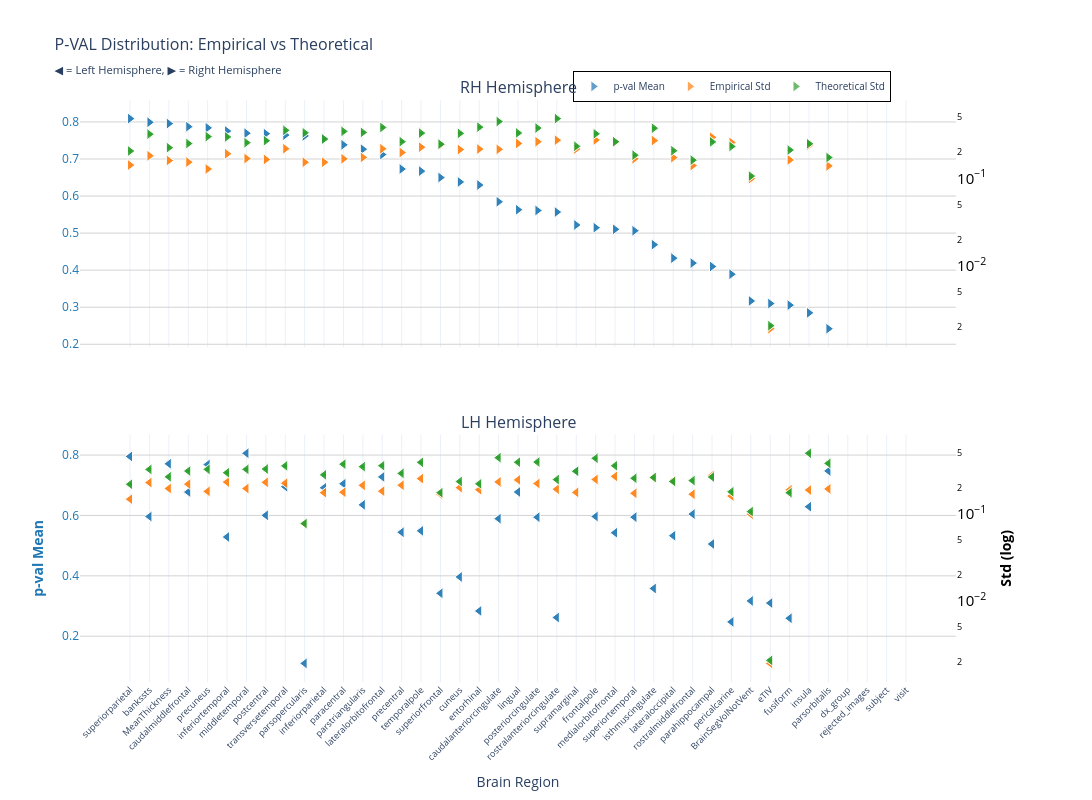
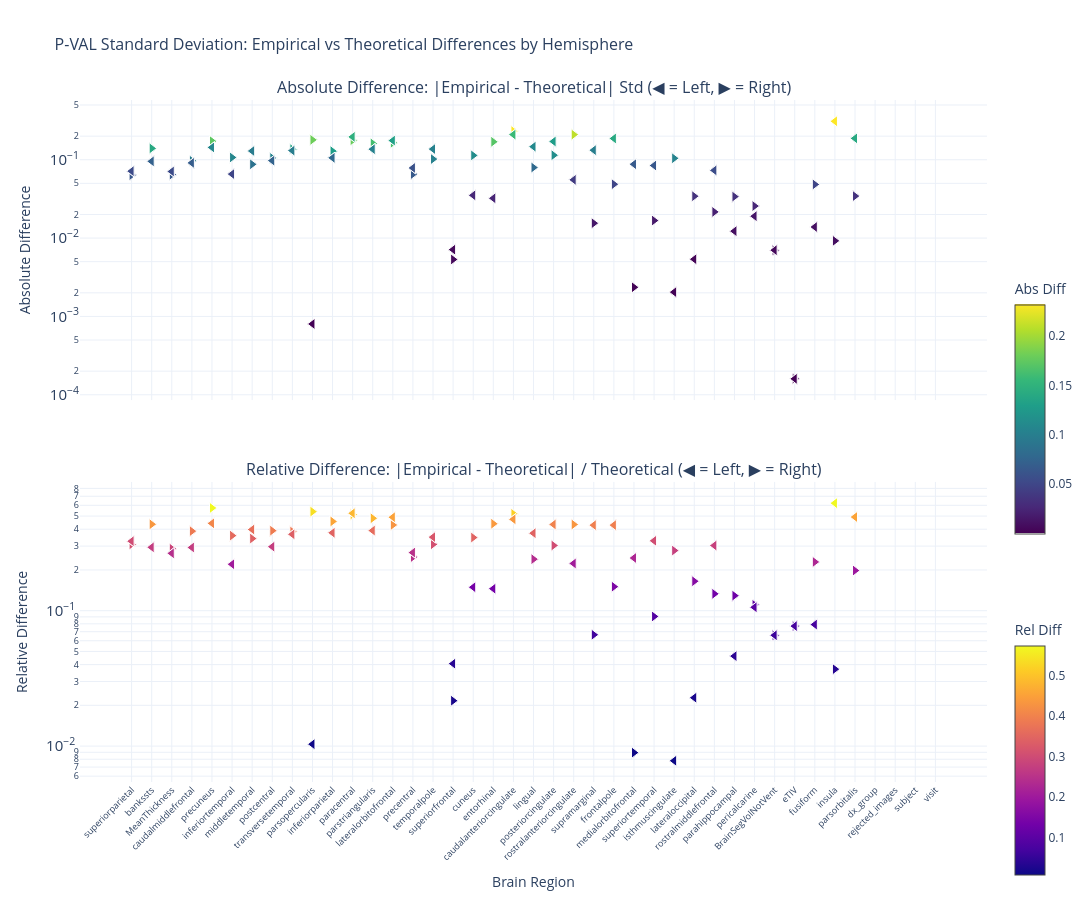

Here is the notebook cell these charts were saved with, in order:
### Markdown cell above
### p-value

### Code cell
nu_nav = df_npvr[(df_npvr["study"] == "longitudinal") & (df_npvr["group"] == "HC-PD")]
data_path = stats_dir / f"student_longitudinal_{METRIC}.parquet"
df, stats = get_test_stats(
    data_path, stat_functions_F, nu_nav, hemisphere=True, study="longitudinal"
)
show_figure(
    stats, hemisphere=True, stat_name="p-val", study="longitudinal", metric=METRIC
)

### Figure 1 — Plotly figure (JSON) as saved in the notebook; plotly's stock layout.template omitted (floating-point values rounded to 4 significant figures)
{"data": [{"hovertemplate": "<b>%{x}</b><br>Mean p-val: %{y:.2f}<br><extra></extra>", "legendgroup": "mean", "marker": {"color": "#1f77b4", "line": {"color": "white", "width": 1}, "opacity": 0.7, "size": 10, "symbol": "triangle-right"}, "mode": "markers", "name": "p-val Mean", "showlegend": true, "type": "scatter", "x": ["superiorparietal", "superiorparietal", "bankssts", "bankssts", "MeanThickness", "MeanThickness", "caudalmiddlefrontal", "caudalmiddlefrontal", "precuneus", "precuneus", "inferiortemporal", "inferiortemporal", "middletemporal", "middletemporal", "postcentral", "postcentral", "transversetemporal", "transversetemporal", "parsopercularis", "parsopercularis", "inferiorparietal", "inferiorparietal", "paracentral", "paracentral", "parstriangularis", "parstriangularis", "lateralorbitofrontal", "lateralorbitofrontal", "precentral", "precentral", "temporalpole", "temporalpole", "superiorfrontal", "superiorfrontal", "cuneus", "cuneus", "entorhinal", "entorhinal", "caudalanteriorcingulate", "caudalanteriorcingulate", "lingual", "lingual", "posteriorcingulate", "posteriorcingulate", "rostralanteriorcingulate", "rostralanteriorcingulate", "supramarginal", "supramarginal", "frontalpole", "frontalpole", "medialorbitofrontal", "medialorbitofrontal", "superiortemporal", "superiortemporal", "isthmuscingulate", "isthmuscingulate", "lateraloccipital", "lateraloccipital", "rostralmiddlefrontal", "rostralmiddlefrontal", "parahippocampal", "parahippocampal", "pericalcarine", "pericalcarine", "BrainSegVolNotVent", "BrainSegVolNotVent", "eTIV", "eTIV", "fusiform", "fusiform", "insula", "insula", "parsorbitalis", "parsorbitalis", "dx_group", "rejected_images", "subject", "visit"], "xaxis": "x", "y": [0.809, 0.809, 0.7992, 0.7992, 0.7956, 0.7956, 0.7872, 0.7872, 0.784, 0.784, 0.7755, 0.7755, 0.7696, 0.7696, 0.7684, 0.7684, 0.7646, 0.7646, 0.7623, 0.7623, 0.7548, 0.7548, 0.7382, 0.7382, 0.7265, 0.7265, 0.7121, 0.7121, 0.673, 0.673, 0.6673, 0.6673, 0.6499, 0.6499, 0.638, 0.638, 0.6298, 0.6298, 0.5846, 0.5846, 0.563, 0.563, 0.5611, 0.5611, 0.5567, 0.5567, 0.522, 0.522, 0.5147, 0.5147, 0.5101, 0.5101, 0.5064, 0.5064, 0.4689, 0.4689, 0.4325, 0.4325, 0.419, 0.419, 0.4099, 0.4099, 0.3891, 0.3891, 0.3169, 0.3169, 0.3098, 0.3098, 0.3056, 0.3056, 0.2848, 0.2848, 0.2419, 0.2419, NaN, NaN, NaN, NaN], "yaxis": "y"}, {"hovertemplate": "<b>%{x}</b><br>Empirical Std: %{y:.3f}<br><extra></extra>", "legendgroup": "empirical", "marker": {"color": "#ff7f0e", "line": {"color": "white", "width": 1}, "opacity": 0.7, "size": 10, "symbol": "triangle-right"}, "mode": "markers", "name": "Empirical Std", "showlegend": true, "type": "scatter", "x": ["superiorparietal", "superiorparietal", "bankssts", "bankssts", "MeanThickness", "MeanThickness", "caudalmiddlefrontal", "caudalmiddlefrontal", "precuneus", "precuneus", "inferiortemporal", "inferiortemporal", "middletemporal", "middletemporal", "postcentral", "postcentral", "transversetemporal", "transversetemporal", "parsopercularis", "parsopercularis", "inferiorparietal", "inferiorparietal", "paracentral", "paracentral", "parstriangularis", "parstriangularis", "lateralorbitofrontal", "lateralorbitofrontal", "precentral", "precentral", "temporalpole", "temporalpole", "superiorfrontal", "superiorfrontal", "cuneus", "cuneus", "entorhinal", "entorhinal", "caudalanteriorcingulate", "caudalanteriorcingulate", "lingual", "lingual", "posteriorcingulate", "posteriorcingulate", "rostralanteriorcingulate", "rostralanteriorcingulate", "supramarginal", "supramarginal", "frontalpole", "frontalpole", "medialorbitofrontal", "medialorbitofrontal", "superiortemporal", "superiortemporal", "isthmuscingulate", "isthmuscingulate", "lateraloccipital", "lateraloccipital", "rostralmiddlefrontal", "rostralmiddlefrontal", "parahippocampal", "parahippocampal", "pericalcarine", "pericalcarine", "BrainSegVolNotVent", "BrainSegVolNotVent", "eTIV", "eTIV", "fusiform", "fusiform", "insula", "insula", "parsorbitalis", "parsorbitalis", "dx_group", "rejected_images", "subject", "visit"], "xaxis": "x", "y": [0.1422, 0.1422, 0.1815, 0.1815, 0.1603, 0.1603, 0.1537, 0.1537, 0.1282, 0.1282, 0.1913, 0.1913, 0.1689, 0.1689, 0.1648, 0.1648, 0.2187, 0.2187, 0.1532, 0.1532, 0.1533, 0.1533, 0.1677, 0.1677, 0.1741, 0.1741, 0.2183, 0.2183, 0.1978, 0.1978, 0.2278, 0.2278, 0.2412, 0.2412, 0.2139, 0.2139, 0.2167, 0.2167, 0.2151, 0.2151, 0.2516, 0.2516, 0.2627, 0.2627, 0.2738, 0.2738, 0.2176, 0.2176, 0.2751, 0.2751, 0.2609, 0.2609, 0.1679, 0.1679, 0.271, 0.271, 0.1731, 0.1731, 0.1404, 0.1404, 0.2957, 0.2957, 0.2578, 0.2578, 0.09936, 0.09936, 0.001915, 0.001915, 0.1629, 0.1629, 0.2401, 0.2401, 0.1391, 0.1391, NaN, NaN, NaN, NaN], "yaxis": "y2"}, {"error_y": {"array": [0.00409, 0.00409, 0.006382, 0.006382, 0.004468, 0.004468, 0.004981, 0.004981, 0.005978, 0.005978, 0.005926, 0.005926, 0.005092, 0.005092, 0.005368, 0.005368, 0.007055, 0.007055, 0.006607, 0.006607, 0.005602, 0.005602, 0.006862, 0.006862, 0.006671, 0.006671, 0.007608, 0.007608, 0.005232, 0.005232, 0.006553, 0.006553, 0.004898, 0.004898, 0.006507, 0.006507, 0.007673, 0.007673, 0.008882, 0.008882, 0.00658, 0.00658, 0.007489, 0.007489, 0.009599, 0.009599, 0.004632, 0.004632, 0.006434, 0.006434, 0.00523, 0.00523, 0.003669, 0.003669, 0.007459, 0.007459, 0.00412, 0.00412, 0.003219, 0.003219, 0.005203, 0.005203, 0.004612, 0.004612, 0.002114, 0.002114, 4.122e-05, 4.122e-05, 0.004198, 0.004198, 0.004953, 0.004953, 0.003447, 0.003447, NaN, NaN, NaN, NaN], "arrayminus": [0.004009, 0.004009, 0.006255, 0.006255, 0.00438, 0.00438, 0.004882, 0.004882, 0.005859, 0.005859, 0.005808, 0.005808, 0.004991, 0.004991, 0.005261, 0.005261, 0.006915, 0.006915, 0.006475, 0.006475, 0.005491, 0.005491, 0.006726, 0.006726, 0.006538, 0.006538, 0.007457, 0.007457, 0.005128, 0.005128, 0.006423, 0.006423, 0.0048, 0.0048, 0.006378, 0.006378, 0.007521, 0.007521, 0.008706, 0.008706, 0.00645, 0.00645, 0.007341, 0.007341, 0.009409, 0.009409, 0.00454, 0.00454, 0.006306, 0.006306, 0.005126, 0.005126, 0.003597, 0.003597, 0.007311, 0.007311, 0.004038, 0.004038, 0.003155, 0.003155, 0.0051, 0.0051, 0.004521, 0.004521, 0.002072, 0.002072, 4.04e-05, 4.04e-05, 0.004114, 0.004114, 0.004855, 0.004855, 0.003379, 0.003379, NaN, NaN, NaN, NaN], "color": "#2ca02c", "thickness": 1, "type": "data", "visible": true, "width": 2}, "hovertemplate": "<b>%{x}</b><br>Theoretical Std: %{y:.3f}<br><extra></extra>", "legendgroup": "theoretical", "marker": {"color": "#2ca02c", "line": {"color": "white", "width": 1}, "opacity": 0.7, "size": 10, "symbol": "triangle-right"}, "mode": "markers", "name": "Theoretical Std", "showlegend": true, "type": "scatter", "x": ["superiorparietal", "superiorparietal", "bankssts", "bankssts", "MeanThickness", "MeanThickness", "caudalmiddlefrontal", "caudalmiddlefrontal", "precuneus", "precuneus", "inferiortemporal", "inferiortemporal", "middletemporal", "middletemporal", "postcentral", "postcentral", "transversetemporal", "transversetemporal", "parsopercularis", "parsopercularis", "inferiorparietal", "inferiorparietal", "paracentral", "paracentral", "parstriangularis", "parstriangularis", "lateralorbitofrontal", "lateralorbitofrontal", "precentral", "precentral", "temporalpole", "temporalpole", "superiorfrontal", "superiorfrontal", "cuneus", "cuneus", "entorhinal", "entorhinal", "caudalanteriorcingulate", "caudalanteriorcingulate", "lingual", "lingual", "posteriorcingulate", "posteriorcingulate", "rostralanteriorcingulate", "rostralanteriorcingulate", "supramarginal", "supramarginal", "frontalpole", "frontalpole", "medialorbitofrontal", "medialorbitofrontal", "superiortemporal", "superiortemporal", "isthmuscingulate", "isthmuscingulate", "lateraloccipital", "lateraloccipital", "rostralmiddlefrontal", "rostralmiddlefrontal", "parahippocampal", "parahippocampal", "pericalcarine", "pericalcarine", "BrainSegVolNotVent", "BrainSegVolNotVent", "eTIV", "eTIV", "fusiform", "fusiform", "insula", "insula", "parsorbitalis", "parsorbitalis", "dx_group", "rejected_images", "subject", "visit"], "xaxis": "x", "y": [0.2058, 0.2058, 0.3212, 0.3212, 0.2249, 0.2249, 0.2507, 0.2507, 0.3008, 0.3008, 0.2982, 0.2982, 0.2563, 0.2563, 0.2702, 0.2702, 0.3551, 0.3551, 0.3325, 0.3325, 0.2819, 0.2819, 0.3454, 0.3454, 0.3357, 0.3357, 0.3829, 0.3829, 0.2633, 0.2633, 0.3298, 0.3298, 0.2465, 0.2465, 0.3275, 0.3275, 0.3862, 0.3862, 0.447, 0.447, 0.3312, 0.3312, 0.3769, 0.3769, 0.4831, 0.4831, 0.2331, 0.2331, 0.3238, 0.3238, 0.2632, 0.2632, 0.1847, 0.1847, 0.3754, 0.3754, 0.2074, 0.2074, 0.162, 0.162, 0.2619, 0.2619, 0.2321, 0.2321, 0.1064, 0.1064, 0.002075, 0.002075, 0.2113, 0.2113, 0.2493, 0.2493, 0.1735, 0.1735, NaN, NaN, NaN, NaN], "yaxis": "y2"}, {"hovertemplate": "<b>%{x}</b><br>Mean p-val: %{y:.2f}<br><extra></extra>", "legendgroup": "mean", "marker": {"color": "#1f77b4", "line": {"color": "white", "width": 1}, "opacity": 0.7, "size": 10, "symbol": "triangle-left"}, "mode": "markers", "name": "p-val Mean", "showlegend": false, "type": "scatter", "x": ["middletemporal", "middletemporal", "superiorparietal", "superiorparietal", "MeanThickness", "MeanThickness", "precuneus", "precuneus", "parsorbitalis", "parsorbitalis", "supramarginal", "supramarginal", "lateralorbitofrontal", "lateralorbitofrontal", "paracentral", "paracentral", "transversetemporal", "transversetemporal", "inferiorparietal", "inferiorparietal", "lingual", "lingual", "caudalmiddlefrontal", "caudalmiddlefrontal", "parstriangularis", "parstriangularis", "insula", "insula", "rostralmiddlefrontal", "rostralmiddlefrontal", "postcentral", "postcentral", "frontalpole", "frontalpole", "bankssts", "bankssts", "superiortemporal", "superiortemporal", "posteriorcingulate", "posteriorcingulate", "caudalanteriorcingulate", "caudalanteriorcingulate", "temporalpole", "temporalpole", "precentral", "precentral", "medialorbitofrontal", "medialorbitofrontal", "lateraloccipital", "lateraloccipital", "inferiortemporal", "inferiortemporal", "parahippocampal", "parahippocampal", "cuneus", "cuneus", "isthmuscingulate", "isthmuscingulate", "superiorfrontal", "superiorfrontal", "BrainSegVolNotVent", "BrainSegVolNotVent", "eTIV", "eTIV", "entorhinal", "entorhinal", "rostralanteriorcingulate", "rostralanteriorcingulate", "fusiform", "fusiform", "pericalcarine", "pericalcarine", "parsopercularis", "parsopercularis", "dx_group", "rejected_images", "subject", "visit"], "xaxis": "x2", "y": [0.806, 0.806, 0.7954, 0.7954, 0.7711, 0.7711, 0.7686, 0.7686, 0.7474, 0.7474, 0.7468, 0.7468, 0.7277, 0.7277, 0.7049, 0.7049, 0.6952, 0.6952, 0.6916, 0.6916, 0.6777, 0.6777, 0.6775, 0.6775, 0.6351, 0.6351, 0.629, 0.629, 0.6045, 0.6045, 0.6003, 0.6003, 0.5965, 0.5965, 0.5964, 0.5964, 0.5944, 0.5944, 0.5942, 0.5942, 0.5893, 0.5893, 0.549, 0.549, 0.5443, 0.5443, 0.5427, 0.5427, 0.5328, 0.5328, 0.5286, 0.5286, 0.5054, 0.5054, 0.3962, 0.3962, 0.358, 0.358, 0.3422, 0.3422, 0.3169, 0.3169, 0.3098, 0.3098, 0.2836, 0.2836, 0.2619, 0.2619, 0.2595, 0.2595, 0.2475, 0.2475, 0.11, 0.11, NaN, NaN, NaN, NaN], "yaxis": "y3"}, {"hovertemplate": "<b>%{x}</b><br>Empirical Std: %{y:.3f}<br><extra></extra>", "legendgroup": "empirical", "marker": {"color": "#ff7f0e", "line": {"color": "white", "width": 1}, "opacity": 0.7, "size": 10, "symbol": "triangle-left"}, "mode": "markers", "name": "Empirical Std", "showlegend": false, "type": "scatter", "x": ["middletemporal", "middletemporal", "superiorparietal", "superiorparietal", "MeanThickness", "MeanThickness", "precuneus", "precuneus", "parsorbitalis", "parsorbitalis", "supramarginal", "supramarginal", "lateralorbitofrontal", "lateralorbitofrontal", "paracentral", "paracentral", "transversetemporal", "transversetemporal", "inferiorparietal", "inferiorparietal", "lingual", "lingual", "caudalmiddlefrontal", "caudalmiddlefrontal", "parstriangularis", "parstriangularis", "insula", "insula", "rostralmiddlefrontal", "rostralmiddlefrontal", "postcentral", "postcentral", "frontalpole", "frontalpole", "bankssts", "bankssts", "superiortemporal", "superiortemporal", "posteriorcingulate", "posteriorcingulate", "caudalanteriorcingulate", "caudalanteriorcingulate", "temporalpole", "temporalpole", "precentral", "precentral", "medialorbitofrontal", "medialorbitofrontal", "lateraloccipital", "lateraloccipital", "inferiortemporal", "inferiortemporal", "parahippocampal", "parahippocampal", "cuneus", "cuneus", "isthmuscingulate", "isthmuscingulate", "superiorfrontal", "superiorfrontal", "BrainSegVolNotVent", "BrainSegVolNotVent", "eTIV", "eTIV", "entorhinal", "entorhinal", "rostralanteriorcingulate", "rostralanteriorcingulate", "fusiform", "fusiform", "pericalcarine", "pericalcarine", "parsopercularis", "parsopercularis", "dx_group", "rejected_images", "subject", "visit"], "xaxis": "x2", "y": [0.196, 0.196, 0.1478, 0.1478, 0.196, 0.196, 0.1815, 0.1815, 0.1937, 0.1937, 0.1768, 0.1768, 0.1826, 0.1826, 0.1776, 0.1776, 0.2258, 0.2258, 0.1753, 0.1753, 0.2461, 0.2461, 0.22, 0.22, 0.2129, 0.2129, 0.1879, 0.1879, 0.1684, 0.1684, 0.2306, 0.2306, 0.2491, 0.2491, 0.2291, 0.2291, 0.1725, 0.1725, 0.2234, 0.2234, 0.2332, 0.2332, 0.2546, 0.2546, 0.2138, 0.2138, 0.2701, 0.2701, 0.2412, 0.2412, 0.232, 0.232, 0.2777, 0.2777, 0.2005, 0.2005, 0.26, 0.26, 0.1682, 0.1682, 0.09936, 0.09936, 0.001915, 0.001915, 0.1893, 0.1893, 0.1926, 0.1926, 0.1891, 0.1891, 0.1605, 0.1605, 0.07673, 0.07673, NaN, NaN, NaN, NaN], "yaxis": "y4"}, {"error_y": {"array": [0.006464, 0.006464, 0.004357, 0.004357, 0.005302, 0.005302, 0.00646, 0.00646, 0.007574, 0.007574, 0.006147, 0.006147, 0.007118, 0.007118, 0.007416, 0.007416, 0.007084, 0.007084, 0.005585, 0.005585, 0.007807, 0.007807, 0.006183, 0.006183, 0.006941, 0.006941, 0.009893, 0.009893, 0.0048, 0.0048, 0.006517, 0.006517, 0.008661, 0.008661, 0.006449, 0.006449, 0.005104, 0.005104, 0.007836, 0.007836, 0.008795, 0.008795, 0.007775, 0.007775, 0.005809, 0.005809, 0.007109, 0.007109, 0.004686, 0.004686, 0.005913, 0.005913, 0.005274, 0.005274, 0.004682, 0.004682, 0.005206, 0.005206, 0.003483, 0.003483, 0.002114, 0.002114, 4.122e-05, 4.122e-05, 0.004401, 0.004401, 0.004927, 0.004927, 0.003483, 0.003483, 0.003568, 0.003568, 0.001541, 0.001541, NaN, NaN, NaN, NaN], "arrayminus": [0.006336, 0.006336, 0.00427, 0.00427, 0.005197, 0.005197, 0.006332, 0.006332, 0.007424, 0.007424, 0.006025, 0.006025, 0.006977, 0.006977, 0.007269, 0.007269, 0.006944, 0.006944, 0.005474, 0.005474, 0.007652, 0.007652, 0.00606, 0.00606, 0.006804, 0.006804, 0.009697, 0.009697, 0.004705, 0.004705, 0.006388, 0.006388, 0.00849, 0.00849, 0.006321, 0.006321, 0.005003, 0.005003, 0.007681, 0.007681, 0.008621, 0.008621, 0.007621, 0.007621, 0.005694, 0.005694, 0.006968, 0.006968, 0.004593, 0.004593, 0.005796, 0.005796, 0.005169, 0.005169, 0.004589, 0.004589, 0.005102, 0.005102, 0.003414, 0.003414, 0.002072, 0.002072, 4.04e-05, 4.04e-05, 0.004314, 0.004314, 0.004829, 0.004829, 0.003414, 0.003414, 0.003497, 0.003497, 0.00151, 0.00151, NaN, NaN, NaN, NaN], "color": "#2ca02c", "thickness": 1, "type": "data", "visible": true, "width": 2}, "hovertemplate": "<b>%{x}</b><br>Theoretical Std: %{y:.3f}<br><extra></extra>", "legendgroup": "theoretical", "marker": {"color": "#2ca02c", "line": {"color": "white", "width": 1}, "opacity": 0.7, "size": 10, "symbol": "triangle-left"}, "mode": "markers", "name": "Theoretical Std", "showlegend": false, "type": "scatter", "x": ["middletemporal", "middletemporal", "superiorparietal", "superiorparietal", "MeanThickness", "MeanThickness", "precuneus", "precuneus", "parsorbitalis", "parsorbitalis", "supramarginal", "supramarginal", "lateralorbitofrontal", "lateralorbitofrontal", "paracentral", "paracentral", "transversetemporal", "transversetemporal", "inferiorparietal", "inferiorparietal", "lingual", "lingual", "caudalmiddlefrontal", "caudalmiddlefrontal", "parstriangularis", "parstriangularis", "insula", "insula", "rostralmiddlefrontal", "rostralmiddlefrontal", "postcentral", "postcentral", "frontalpole", "frontalpole", "bankssts", "bankssts", "superiortemporal", "superiortemporal", "posteriorcingulate", "posteriorcingulate", "caudalanteriorcingulate", "caudalanteriorcingulate", "temporalpole", "temporalpole", "precentral", "precentral", "medialorbitofrontal", "medialorbitofrontal", "lateraloccipital", "lateraloccipital", "inferiortemporal", "inferiortemporal", "parahippocampal", "parahippocampal", "cuneus", "cuneus", "isthmuscingulate", "isthmuscingulate", "superiorfrontal", "superiorfrontal", "BrainSegVolNotVent", "BrainSegVolNotVent", "eTIV", "eTIV", "entorhinal", "entorhinal", "rostralanteriorcingulate", "rostralanteriorcingulate", "fusiform", "fusiform", "pericalcarine", "pericalcarine", "parsopercularis", "parsopercularis", "dx_group", "rejected_images", "subject", "visit"], "xaxis": "x2", "y": [0.3253, 0.3253, 0.2193, 0.2193, 0.2668, 0.2668, 0.3251, 0.3251, 0.3812, 0.3812, 0.3094, 0.3094, 0.3582, 0.3582, 0.3732, 0.3732, 0.3565, 0.3565, 0.2811, 0.2811, 0.3929, 0.3929, 0.3112, 0.3112, 0.3493, 0.3493, 0.4979, 0.4979, 0.2416, 0.2416, 0.328, 0.328, 0.4359, 0.4359, 0.3246, 0.3246, 0.2569, 0.2569, 0.3944, 0.3944, 0.4427, 0.4427, 0.3913, 0.3913, 0.2924, 0.2924, 0.3578, 0.3578, 0.2358, 0.2358, 0.2976, 0.2976, 0.2654, 0.2654, 0.2356, 0.2356, 0.262, 0.262, 0.1753, 0.1753, 0.1064, 0.1064, 0.002075, 0.002075, 0.2215, 0.2215, 0.248, 0.248, 0.1753, 0.1753, 0.1796, 0.1796, 0.07753, 0.07753, NaN, NaN, NaN, NaN], "yaxis": "y4"}], "layout": {"annotations": [{"font": {"size": 16}, "showarrow": false, "text": "RH Hemisphere", "x": 0.47, "xanchor": "center", "xref": "paper", "y": 1, "yanchor": "bottom", "yref": "paper"}, {"font": {"size": 16}, "showarrow": false, "text": "LH Hemisphere", "x": 0.47, "xanchor": "center", "xref": "paper", "y": 0.425, "yanchor": "bottom", "yref": "paper"}], "height": 800, "hovermode": "x", "legend": {"bgcolor": "rgba(255, 255, 255, 0.9)", "bordercolor": "black", "borderwidth": 1, "font": {"size": 10}, "orientation": "h", "x": 0.7, "xanchor": "center", "y": 1.05}, "title": {"font": {"size": 16}, "text": "P-VAL Distribution: Empirical vs Theoretical<br><sub>◀ = Left Hemisphere, ▶ = Right Hemisphere</sub>"}, "width": 1400, "xaxis": {"anchor": "y", "domain": [0, 0.94], "matches": "x2", "showticklabels": false}, "xaxis2": {"anchor": "y3", "domain": [0, 0.94], "tickangle": -45, "tickfont": {"size": 9}, "title": {"text": "Brain Region"}}, "yaxis": {"anchor": "x", "domain": [0.575, 1], "gridcolor": "lightgray", "showgrid": true, "tickfont": {"color": "#1f77b4"}, "title": {"font": {"color": "#1f77b4"}, "text": ""}}, "yaxis2": {"anchor": "x", "exponentformat": "power", "overlaying": "y", "showgrid": false, "side": "right", "tickfont": {"color": "black"}, "title": {"font": {"color": "black"}, "text": ""}, "type": "log"}, "yaxis3": {"anchor": "x2", "domain": [0, 0.425], "gridcolor": "lightgray", "showgrid": true, "tickfont": {"color": "#1f77b4"}, "title": {"font": {"color": "#1f77b4"}, "text": "<b>p-val Mean</b>"}}, "yaxis4": {"anchor": "x2", "exponentformat": "power", "overlaying": "y3", "showgrid": false, "side": "right", "tickfont": {"color": "black"}, "title": {"font": {"color": "black"}, "text": "<b>Std (log)</b>"}, "type": "log"}}}

### Figure 2 — Plotly figure (JSON) as saved in the notebook; plotly's stock layout.template omitted (floating-point values rounded to 4 significant figures)
{"data": [{"hovertemplate": "<b>%{x}</b><br>Hemisphere: %{text}<br>Abs Diff: %{y:.4f}<br><extra></extra>", "legendgroup": "abs_rh", "marker": {"color": [0.06364, 0.06364, 0.1396, 0.1396, 0.06453, 0.06453, 0.09702, 0.09702, 0.1727, 0.1727, 0.1069, 0.1069, 0.08741, 0.08741, 0.1054, 0.1054, 0.1364, 0.1364, 0.1793, 0.1793, 0.1287, 0.1287, 0.1777, 0.1777, 0.1617, 0.1617, 0.1646, 0.1646, 0.06552, 0.06552, 0.102, 0.102, 0.005334, 0.005334, 0.1136, 0.1136, 0.1695, 0.1695, 0.2319, 0.2319, 0.07957, 0.07957, 0.1143, 0.1143, 0.2093, 0.2093, 0.01549, 0.01549, 0.0487, 0.0487, 0.002355, 0.002355, 0.01675, 0.01675, 0.1044, 0.1044, 0.03423, 0.03423, 0.02158, 0.02158, 0.03383, 0.03383, 0.02564, 0.02564, 0.007009, 0.007009, 0.0001597, 0.0001597, 0.04841, 0.04841, 0.009221, 0.009221, 0.03435, 0.03435, NaN, NaN, NaN, NaN], "colorbar": {"len": 0.4, "title": {"text": "Abs Diff"}, "y": 0.75, "yanchor": "top"}, "colorscale": [[0, "#440154"], [0.1111, "#482878"], [0.2222, "#3e4989"], [0.3333, "#31688e"], [0.4444, "#26828e"], [0.5556, "#1f9e89"], [0.6667, "#35b779"], [0.7778, "#6ece58"], [0.8889, "#b5de2b"], [1, "#fde725"]], "line": {"color": "white", "width": 1}, "showscale": true, "size": 10, "symbol": "triangle-right"}, "mode": "markers", "name": "Absolute (rh)", "showlegend": false, "text": ["rh", "rh", "rh", "rh", "rh", "rh", "rh", "rh", "rh", "rh", "rh", "rh", "rh", "rh", "rh", "rh", "rh", "rh", "rh", "rh", "rh", "rh", "rh", "rh", "rh", "rh", "rh", "rh", "rh", "rh", "rh", "rh", "rh", "rh", "rh", "rh", "rh", "rh", "rh", "rh", "rh", "rh", "rh", "rh", "rh", "rh", "rh", "rh", "rh", "rh", "rh", "rh", "rh", "rh", "rh", "rh", "rh", "rh", "rh", "rh", "rh", "rh", "rh", "rh", "rh", "rh", "rh", "rh", "rh", "rh", "rh", "rh", "rh", "rh", "rh", "rh", "rh", "rh"], "type": "scatter", "x": ["superiorparietal", "superiorparietal", "bankssts", "bankssts", "MeanThickness", "MeanThickness", "caudalmiddlefrontal", "caudalmiddlefrontal", "precuneus", "precuneus", "inferiortemporal", "inferiortemporal", "middletemporal", "middletemporal", "postcentral", "postcentral", "transversetemporal", "transversetemporal", "parsopercularis", "parsopercularis", "inferiorparietal", "inferiorparietal", "paracentral", "paracentral", "parstriangularis", "parstriangularis", "lateralorbitofrontal", "lateralorbitofrontal", "precentral", "precentral", "temporalpole", "temporalpole", "superiorfrontal", "superiorfrontal", "cuneus", "cuneus", "entorhinal", "entorhinal", "caudalanteriorcingulate", "caudalanteriorcingulate", "lingual", "lingual", "posteriorcingulate", "posteriorcingulate", "rostralanteriorcingulate", "rostralanteriorcingulate", "supramarginal", "supramarginal", "frontalpole", "frontalpole", "medialorbitofrontal", "medialorbitofrontal", "superiortemporal", "superiortemporal", "isthmuscingulate", "isthmuscingulate", "lateraloccipital", "lateraloccipital", "rostralmiddlefrontal", "rostralmiddlefrontal", "parahippocampal", "parahippocampal", "pericalcarine", "pericalcarine", "BrainSegVolNotVent", "BrainSegVolNotVent", "eTIV", "eTIV", "fusiform", "fusiform", "insula", "insula", "parsorbitalis", "parsorbitalis", "dx_group", "rejected_images", "subject", "visit"], "xaxis": "x", "y": [0.06364, 0.06364, 0.1396, 0.1396, 0.06453, 0.06453, 0.09702, 0.09702, 0.1727, 0.1727, 0.1069, 0.1069, 0.08741, 0.08741, 0.1054, 0.1054, 0.1364, 0.1364, 0.1793, 0.1793, 0.1287, 0.1287, 0.1777, 0.1777, 0.1617, 0.1617, 0.1646, 0.1646, 0.06552, 0.06552, 0.102, 0.102, 0.005334, 0.005334, 0.1136, 0.1136, 0.1695, 0.1695, 0.2319, 0.2319, 0.07957, 0.07957, 0.1143, 0.1143, 0.2093, 0.2093, 0.01549, 0.01549, 0.0487, 0.0487, 0.002355, 0.002355, 0.01675, 0.01675, 0.1044, 0.1044, 0.03423, 0.03423, 0.02158, 0.02158, 0.03383, 0.03383, 0.02564, 0.02564, 0.007009, 0.007009, 0.0001597, 0.0001597, 0.04841, 0.04841, 0.009221, 0.009221, 0.03435, 0.03435, NaN, NaN, NaN, NaN], "yaxis": "y"}, {"hovertemplate": "<b>%{x}</b><br>Hemisphere: %{text}<br>Rel Diff: %{y:.2%}<br><extra></extra>", "legendgroup": "rel_rh", "marker": {"color": [0.3092, 0.3092, 0.4348, 0.4348, 0.287, 0.287, 0.387, 0.387, 0.5739, 0.5739, 0.3586, 0.3586, 0.3411, 0.3411, 0.3901, 0.3901, 0.384, 0.384, 0.5393, 0.5393, 0.4563, 0.4563, 0.5144, 0.5144, 0.4815, 0.4815, 0.4298, 0.4298, 0.2488, 0.2488, 0.3092, 0.3092, 0.02164, 0.02164, 0.347, 0.347, 0.4388, 0.4388, 0.5188, 0.5188, 0.2403, 0.2403, 0.3031, 0.3031, 0.4332, 0.4332, 0.06643, 0.06643, 0.1504, 0.1504, 0.008946, 0.008946, 0.09068, 0.09068, 0.2781, 0.2781, 0.1651, 0.1651, 0.1332, 0.1332, 0.1292, 0.1292, 0.1105, 0.1105, 0.06589, 0.06589, 0.07699, 0.07699, 0.2291, 0.2291, 0.03699, 0.03699, 0.198, 0.198, NaN, NaN, NaN, NaN], "colorbar": {"len": 0.4, "title": {"text": "Rel Diff"}, "y": 0.25, "yanchor": "top"}, "colorscale": [[0, "#0d0887"], [0.1111, "#46039f"], [0.2222, "#7201a8"], [0.3333, "#9c179e"], [0.4444, "#bd3786"], [0.5556, "#d8576b"], [0.6667, "#ed7953"], [0.7778, "#fb9f3a"], [0.8889, "#fdca26"], [1, "#f0f921"]], "line": {"color": "white", "width": 1}, "showscale": true, "size": 10, "symbol": "triangle-right"}, "mode": "markers", "name": "Relative (rh)", "showlegend": false, "text": ["rh", "rh", "rh", "rh", "rh", "rh", "rh", "rh", "rh", "rh", "rh", "rh", "rh", "rh", "rh", "rh", "rh", "rh", "rh", "rh", "rh", "rh", "rh", "rh", "rh", "rh", "rh", "rh", "rh", "rh", "rh", "rh", "rh", "rh", "rh", "rh", "rh", "rh", "rh", "rh", "rh", "rh", "rh", "rh", "rh", "rh", "rh", "rh", "rh", "rh", "rh", "rh", "rh", "rh", "rh", "rh", "rh", "rh", "rh", "rh", "rh", "rh", "rh", "rh", "rh", "rh", "rh", "rh", "rh", "rh", "rh", "rh", "rh", "rh", "rh", "rh", "rh", "rh"], "type": "scatter", "x": ["superiorparietal", "superiorparietal", "bankssts", "bankssts", "MeanThickness", "MeanThickness", "caudalmiddlefrontal", "caudalmiddlefrontal", "precuneus", "precuneus", "inferiortemporal", "inferiortemporal", "middletemporal", "middletemporal", "postcentral", "postcentral", "transversetemporal", "transversetemporal", "parsopercularis", "parsopercularis", "inferiorparietal", "inferiorparietal", "paracentral", "paracentral", "parstriangularis", "parstriangularis", "lateralorbitofrontal", "lateralorbitofrontal", "precentral", "precentral", "temporalpole", "temporalpole", "superiorfrontal", "superiorfrontal", "cuneus", "cuneus", "entorhinal", "entorhinal", "caudalanteriorcingulate", "caudalanteriorcingulate", "lingual", "lingual", "posteriorcingulate", "posteriorcingulate", "rostralanteriorcingulate", "rostralanteriorcingulate", "supramarginal", "supramarginal", "frontalpole", "frontalpole", "medialorbitofrontal", "medialorbitofrontal", "superiortemporal", "superiortemporal", "isthmuscingulate", "isthmuscingulate", "lateraloccipital", "lateraloccipital", "rostralmiddlefrontal", "rostralmiddlefrontal", "parahippocampal", "parahippocampal", "pericalcarine", "pericalcarine", "BrainSegVolNotVent", "BrainSegVolNotVent", "eTIV", "eTIV", "fusiform", "fusiform", "insula", "insula", "parsorbitalis", "parsorbitalis", "dx_group", "rejected_images", "subject", "visit"], "xaxis": "x2", "y": [0.3092, 0.3092, 0.4348, 0.4348, 0.287, 0.287, 0.387, 0.387, 0.5739, 0.5739, 0.3586, 0.3586, 0.3411, 0.3411, 0.3901, 0.3901, 0.384, 0.384, 0.5393, 0.5393, 0.4563, 0.4563, 0.5144, 0.5144, 0.4815, 0.4815, 0.4298, 0.4298, 0.2488, 0.2488, 0.3092, 0.3092, 0.02164, 0.02164, 0.347, 0.347, 0.4388, 0.4388, 0.5188, 0.5188, 0.2403, 0.2403, 0.3031, 0.3031, 0.4332, 0.4332, 0.06643, 0.06643, 0.1504, 0.1504, 0.008946, 0.008946, 0.09068, 0.09068, 0.2781, 0.2781, 0.1651, 0.1651, 0.1332, 0.1332, 0.1292, 0.1292, 0.1105, 0.1105, 0.06589, 0.06589, 0.07699, 0.07699, 0.2291, 0.2291, 0.03699, 0.03699, 0.198, 0.198, NaN, NaN, NaN, NaN], "yaxis": "y2"}, {"hovertemplate": "<b>%{x}</b><br>Hemisphere: %{text}<br>Abs Diff: %{y:.4f}<br><extra></extra>", "legendgroup": "abs_lh", "marker": {"color": [0.1294, 0.1294, 0.0715, 0.0715, 0.0708, 0.0708, 0.1436, 0.1436, 0.1875, 0.1875, 0.1325, 0.1325, 0.1756, 0.1756, 0.1957, 0.1957, 0.1307, 0.1307, 0.1057, 0.1057, 0.1468, 0.1468, 0.0912, 0.0912, 0.1364, 0.1364, 0.31, 0.31, 0.07318, 0.07318, 0.0974, 0.0974, 0.1868, 0.1868, 0.09541, 0.09541, 0.08435, 0.08435, 0.171, 0.171, 0.2094, 0.2094, 0.1367, 0.1367, 0.07857, 0.07857, 0.08767, 0.08767, 0.00537, 0.00537, 0.06557, 0.06557, 0.01226, 0.01226, 0.03512, 0.03512, 0.002042, 0.002042, 0.00712, 0.00712, 0.007009, 0.007009, 0.0001597, 0.0001597, 0.03221, 0.03221, 0.05538, 0.05538, 0.01384, 0.01384, 0.01904, 0.01904, 0.0008007, 0.0008007, NaN, NaN, NaN, NaN], "colorbar": {"len": 0.4, "title": {"text": "Abs Diff"}, "y": 0.75, "yanchor": "top"}, "colorscale": [[0, "#440154"], [0.1111, "#482878"], [0.2222, "#3e4989"], [0.3333, "#31688e"], [0.4444, "#26828e"], [0.5556, "#1f9e89"], [0.6667, "#35b779"], [0.7778, "#6ece58"], [0.8889, "#b5de2b"], [1, "#fde725"]], "line": {"color": "white", "width": 1}, "showscale": false, "size": 10, "symbol": "triangle-left"}, "mode": "markers", "name": "Absolute (lh)", "showlegend": false, "text": ["lh", "lh", "lh", "lh", "lh", "lh", "lh", "lh", "lh", "lh", "lh", "lh", "lh", "lh", "lh", "lh", "lh", "lh", "lh", "lh", "lh", "lh", "lh", "lh", "lh", "lh", "lh", "lh", "lh", "lh", "lh", "lh", "lh", "lh", "lh", "lh", "lh", "lh", "lh", "lh", "lh", "lh", "lh", "lh", "lh", "lh", "lh", "lh", "lh", "lh", "lh", "lh", "lh", "lh", "lh", "lh", "lh", "lh", "lh", "lh", "lh", "lh", "lh", "lh", "lh", "lh", "lh", "lh", "lh", "lh", "lh", "lh", "lh", "lh", "lh", "lh", "lh", "lh"], "type": "scatter", "x": ["middletemporal", "middletemporal", "superiorparietal", "superiorparietal", "MeanThickness", "MeanThickness", "precuneus", "precuneus", "parsorbitalis", "parsorbitalis", "supramarginal", "supramarginal", "lateralorbitofrontal", "lateralorbitofrontal", "paracentral", "paracentral", "transversetemporal", "transversetemporal", "inferiorparietal", "inferiorparietal", "lingual", "lingual", "caudalmiddlefrontal", "caudalmiddlefrontal", "parstriangularis", "parstriangularis", "insula", "insula", "rostralmiddlefrontal", "rostralmiddlefrontal", "postcentral", "postcentral", "frontalpole", "frontalpole", "bankssts", "bankssts", "superiortemporal", "superiortemporal", "posteriorcingulate", "posteriorcingulate", "caudalanteriorcingulate", "caudalanteriorcingulate", "temporalpole", "temporalpole", "precentral", "precentral", "medialorbitofrontal", "medialorbitofrontal", "lateraloccipital", "lateraloccipital", "inferiortemporal", "inferiortemporal", "parahippocampal", "parahippocampal", "cuneus", "cuneus", "isthmuscingulate", "isthmuscingulate", "superiorfrontal", "superiorfrontal", "BrainSegVolNotVent", "BrainSegVolNotVent", "eTIV", "eTIV", "entorhinal", "entorhinal", "rostralanteriorcingulate", "rostralanteriorcingulate", "fusiform", "fusiform", "pericalcarine", "pericalcarine", "parsopercularis", "parsopercularis", "dx_group", "rejected_images", "subject", "visit"], "xaxis": "x", "y": [0.1294, 0.1294, 0.0715, 0.0715, 0.0708, 0.0708, 0.1436, 0.1436, 0.1875, 0.1875, 0.1325, 0.1325, 0.1756, 0.1756, 0.1957, 0.1957, 0.1307, 0.1307, 0.1057, 0.1057, 0.1468, 0.1468, 0.0912, 0.0912, 0.1364, 0.1364, 0.31, 0.31, 0.07318, 0.07318, 0.0974, 0.0974, 0.1868, 0.1868, 0.09541, 0.09541, 0.08435, 0.08435, 0.171, 0.171, 0.2094, 0.2094, 0.1367, 0.1367, 0.07857, 0.07857, 0.08767, 0.08767, 0.00537, 0.00537, 0.06557, 0.06557, 0.01226, 0.01226, 0.03512, 0.03512, 0.002042, 0.002042, 0.00712, 0.00712, 0.007009, 0.007009, 0.0001597, 0.0001597, 0.03221, 0.03221, 0.05538, 0.05538, 0.01384, 0.01384, 0.01904, 0.01904, 0.0008007, 0.0008007, NaN, NaN, NaN, NaN], "yaxis": "y"}, {"hovertemplate": "<b>%{x}</b><br>Hemisphere: %{text}<br>Rel Diff: %{y:.2%}<br><extra></extra>", "legendgroup": "rel_lh", "marker": {"color": [0.3976, 0.3976, 0.3261, 0.3261, 0.2653, 0.2653, 0.4417, 0.4417, 0.4919, 0.4919, 0.4284, 0.4284, 0.4903, 0.4903, 0.5243, 0.5243, 0.3667, 0.3667, 0.3762, 0.3762, 0.3737, 0.3737, 0.2931, 0.2931, 0.3906, 0.3906, 0.6226, 0.6226, 0.3029, 0.3029, 0.297, 0.297, 0.4286, 0.4286, 0.294, 0.294, 0.3284, 0.3284, 0.4336, 0.4336, 0.4731, 0.4731, 0.3494, 0.3494, 0.2687, 0.2687, 0.245, 0.245, 0.02277, 0.02277, 0.2203, 0.2203, 0.0462, 0.0462, 0.1491, 0.1491, 0.007795, 0.007795, 0.04062, 0.04062, 0.06589, 0.06589, 0.07699, 0.07699, 0.1454, 0.1454, 0.2233, 0.2233, 0.07898, 0.07898, 0.106, 0.106, 0.01033, 0.01033, NaN, NaN, NaN, NaN], "colorbar": {"len": 0.4, "title": {"text": "Rel Diff"}, "y": 0.25, "yanchor": "top"}, "colorscale": [[0, "#0d0887"], [0.1111, "#46039f"], [0.2222, "#7201a8"], [0.3333, "#9c179e"], [0.4444, "#bd3786"], [0.5556, "#d8576b"], [0.6667, "#ed7953"], [0.7778, "#fb9f3a"], [0.8889, "#fdca26"], [1, "#f0f921"]], "line": {"color": "white", "width": 1}, "showscale": false, "size": 10, "symbol": "triangle-left"}, "mode": "markers", "name": "Relative (lh)", "showlegend": false, "text": ["lh", "lh", "lh", "lh", "lh", "lh", "lh", "lh", "lh", "lh", "lh", "lh", "lh", "lh", "lh", "lh", "lh", "lh", "lh", "lh", "lh", "lh", "lh", "lh", "lh", "lh", "lh", "lh", "lh", "lh", "lh", "lh", "lh", "lh", "lh", "lh", "lh", "lh", "lh", "lh", "lh", "lh", "lh", "lh", "lh", "lh", "lh", "lh", "lh", "lh", "lh", "lh", "lh", "lh", "lh", "lh", "lh", "lh", "lh", "lh", "lh", "lh", "lh", "lh", "lh", "lh", "lh", "lh", "lh", "lh", "lh", "lh", "lh", "lh", "lh", "lh", "lh", "lh"], "type": "scatter", "x": ["middletemporal", "middletemporal", "superiorparietal", "superiorparietal", "MeanThickness", "MeanThickness", "precuneus", "precuneus", "parsorbitalis", "parsorbitalis", "supramarginal", "supramarginal", "lateralorbitofrontal", "lateralorbitofrontal", "paracentral", "paracentral", "transversetemporal", "transversetemporal", "inferiorparietal", "inferiorparietal", "lingual", "lingual", "caudalmiddlefrontal", "caudalmiddlefrontal", "parstriangularis", "parstriangularis", "insula", "insula", "rostralmiddlefrontal", "rostralmiddlefrontal", "postcentral", "postcentral", "frontalpole", "frontalpole", "bankssts", "bankssts", "superiortemporal", "superiortemporal", "posteriorcingulate", "posteriorcingulate", "caudalanteriorcingulate", "caudalanteriorcingulate", "temporalpole", "temporalpole", "precentral", "precentral", "medialorbitofrontal", "medialorbitofrontal", "lateraloccipital", "lateraloccipital", "inferiortemporal", "inferiortemporal", "parahippocampal", "parahippocampal", "cuneus", "cuneus", "isthmuscingulate", "isthmuscingulate", "superiorfrontal", "superiorfrontal", "BrainSegVolNotVent", "BrainSegVolNotVent", "eTIV", "eTIV", "entorhinal", "entorhinal", "rostralanteriorcingulate", "rostralanteriorcingulate", "fusiform", "fusiform", "pericalcarine", "pericalcarine", "parsopercularis", "parsopercularis", "dx_group", "rejected_images", "subject", "visit"], "xaxis": "x2", "y": [0.3976, 0.3976, 0.3261, 0.3261, 0.2653, 0.2653, 0.4417, 0.4417, 0.4919, 0.4919, 0.4284, 0.4284, 0.4903, 0.4903, 0.5243, 0.5243, 0.3667, 0.3667, 0.3762, 0.3762, 0.3737, 0.3737, 0.2931, 0.2931, 0.3906, 0.3906, 0.6226, 0.6226, 0.3029, 0.3029, 0.297, 0.297, 0.4286, 0.4286, 0.294, 0.294, 0.3284, 0.3284, 0.4336, 0.4336, 0.4731, 0.4731, 0.3494, 0.3494, 0.2687, 0.2687, 0.245, 0.245, 0.02277, 0.02277, 0.2203, 0.2203, 0.0462, 0.0462, 0.1491, 0.1491, 0.007795, 0.007795, 0.04062, 0.04062, 0.06589, 0.06589, 0.07699, 0.07699, 0.1454, 0.1454, 0.2233, 0.2233, 0.07898, 0.07898, 0.106, 0.106, 0.01033, 0.01033, NaN, NaN, NaN, NaN], "yaxis": "y2"}], "layout": {"annotations": [{"font": {"size": 16}, "showarrow": false, "text": "Absolute Difference: |Empirical - Theoretical| Std (◀ = Left, ▶ = Right)", "x": 0.5, "xanchor": "center", "xref": "paper", "y": 1, "yanchor": "bottom", "yref": "paper"}, {"font": {"size": 16}, "showarrow": false, "text": "Relative Difference: |Empirical - Theoretical| / Theoretical (◀ = Left, ▶ = Right)", "x": 0.5, "xanchor": "center", "xref": "paper", "y": 0.44, "yanchor": "bottom", "yref": "paper"}], "height": 900, "hovermode": "x unified", "showlegend": false, "title": {"font": {"size": 16}, "text": "P-VAL Standard Deviation: Empirical vs Theoretical Differences by Hemisphere"}, "width": 1400, "xaxis": {"anchor": "y", "domain": [0, 1], "showticklabels": false}, "xaxis2": {"anchor": "y2", "domain": [0, 1], "tickangle": -45, "tickfont": {"size": 9}, "title": {"text": "Brain Region"}}, "yaxis": {"anchor": "x", "domain": [0.56, 1], "exponentformat": "power", "title": {"text": "Absolute Difference"}, "type": "log"}, "yaxis2": {"anchor": "x2", "domain": [0, 0.44], "exponentformat": "power", "title": {"text": "Relative Difference"}, "type": "log"}}}
